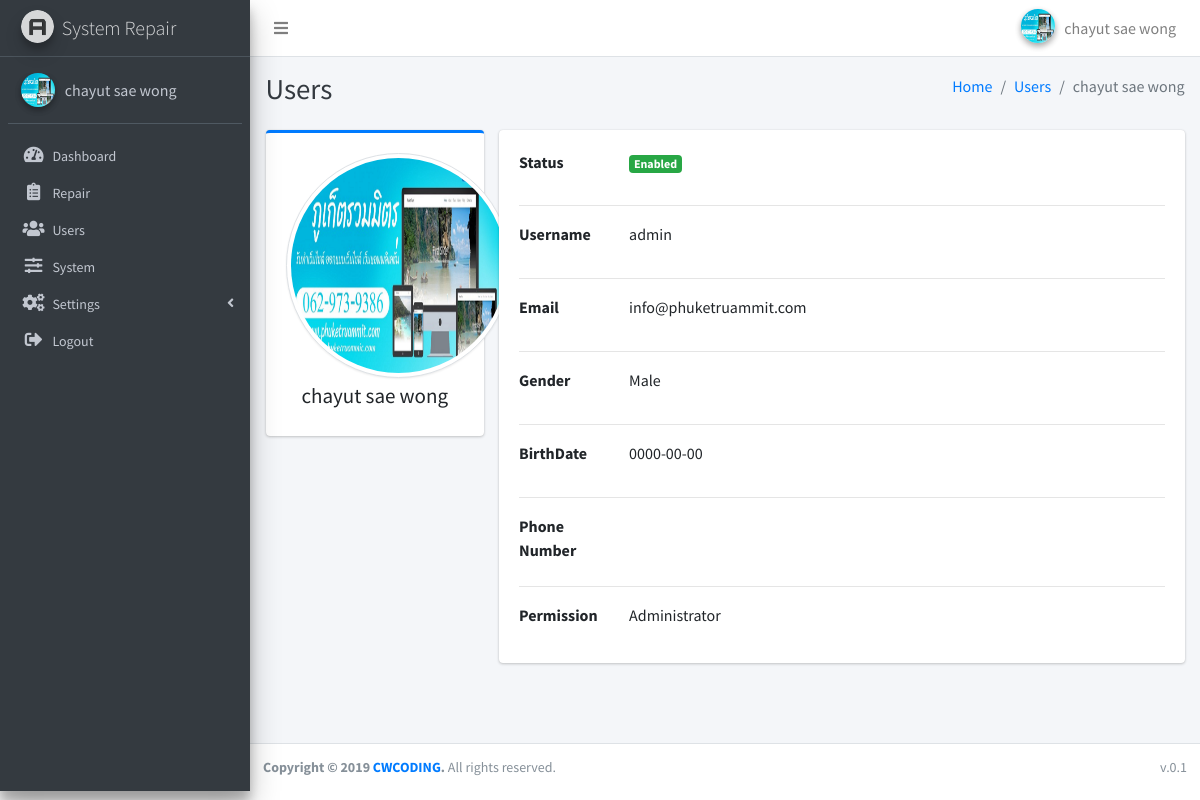
Screenshot of /index.php?page=users/view&user_id=26 (signed in) with the database file from the repository.
### tables this page shows
CREATE TABLE `system` (
  `id` int(11) NOT NULL,
  `title` varchar(100) NOT NULL,
  `name` varchar(100) NOT NULL,
  `updated_at` timestamp NOT NULL DEFAULT current_timestamp() ON UPDATE current_timestamp(),
  `created_at` timestamp NOT NULL DEFAULT current_timestamp()
);

CREATE TABLE `users` (
  `id` int(11) NOT NULL,
  `username` varchar(100) NOT NULL,
  `password` varchar(100) NOT NULL,
  `first_name` varchar(100) NOT NULL,
  `last_name` varchar(100) NOT NULL,
  `gender` enum('M','F') NOT NULL,
  `birthdate` date NOT NULL,
  `email` varchar(100) NOT NULL,
  `phone_number` varchar(20) NOT NULL,
  `profile` varchar(100) NOT NULL,
  `permission` int(11) NOT NULL DEFAULT 2,
  `status` enum('Y','N') NOT NULL DEFAULT 'N',
  `updated_at` timestamp NOT NULL DEFAULT current_timestamp() ON UPDATE current_timestamp(),
  `created_at` timestamp NOT NULL DEFAULT current_timestamp()
);

### db_function/function.php (called while the page is built, shortened)
<?php
function fetch_all($fields, $table, $conditions = NULL , $req = NULL){
    global $conn;
    try{
        $stmt = $conn->prepare("SELECT $fields FROM `$table` $conditions ");
        if(!empty($req)){
            foreach($req as $key => $v){
                $stmt->bindParam(":".$key,$v);
            }
        }
        $result = $stmt->execute();
        $data = array();
        while($row = $stmt->fetch(PDO::FETCH_ASSOC)){
          $data[] = $row;
        }
    }catch(PDOException $e){
        echo "Error: " . $e->getMessage();
        die();
    }
    return $data;
}
?>

### apps/users/view.php (the view, shortened to what this page needs)
<?php
  $fields = "`username`, `email`, `first_name`, `last_name`, `gender`, `birthdate`, `phone_number`, `profile`, `permission`, `status`, `updated_at`";
  $table = "users";
  $req = array(
    "user_id" => $_GET["user_id"]
  );
  $value = " WHERE `id` = :user_id ";
  $user = fetch_all($fields,$table,$value,$req);
  if(!empty($user)){
    $user = $user[0];
  }else{
    header("location:./?page=users");
    exit();
  }
  $permission = fetch_all("`per_id`, `per_name`","permission");
  $permission_txt = array();
  foreach($permission as $per){
    $permission_txt[$per["per_id"]] = $per["per_name"];
  }
?>
<div class="content-wrapper">
  <div class="content-header">
    <div class="container-fluid">
      <div class="row mb-2">
        <div class="col-sm-6">
          <h1 class="m-0 text-dark">Users</h1>
        </div>
        <div class="col-sm-6">
          <ol class="breadcrumb float-sm-right">
            <li class="breadcrumb-item"><a href="./">Home</a></li>
            <li class="breadcrumb-item"><a href="?page=users">Users</a></li>
            <li class="breadcrumb-item active"><?php echo $user["first_name"] ." ". $user["last_name"];?></li>
          </ol>
        </div>
      </div>
    </div>
  </div>
  <section class="content">
    <div class="container-fluid">
      <div class="row">
        <div class="col-md-3">
          <div class="card card-primary card-outline">
            <div class="card-body box-profile">
              <div class="text-center">
                <?php if($user["profile"]){ ?>
                <?php if(file_exists("uploads/users/".$user["profile"])){ ?>
                <img id="photo_profile" class="img-fluid img-circle img-thumbnail"
                  src="uploads/users/<?php echo $user["profile"];?>" alt="User profile picture"
                  style="max-width:225px; max-height:225px; min-width:225px; min-height:225px;">
                <?php }else{ ?>
                <img id="photo_profile" class="img-fluid img-circle img-thumbnail" src="dist/img/avatar04.png"
                  alt="User profile picture"
                  style="max-width:225px; max-height:225px; min-width:225px; min-height:225px;">
                <?php } ?>
                <?php }else{ ?>
                <img id="photo_profile" class="img-fluid img-circle img-thumbnail" src="dist/img/avatar04.png"
                  alt="User profile picture"
                  style="max-width:225px; max-height:225px; min-width:225px; min-height:225px;">
                <?php } ?>
              </div>
              <h3 class="profile-username text-center">
                <?php echo $user["first_name"] ." ". $user["last_name"];?></h3>
            </div>
          </div>
        </div>
        <div class="col-md-9">
          <div class="card">
            <div class="card-body">
              <div class="row">
                <label for="username" class="col-sm-2">Status</label>
                <div class="col-sm-10">
                  <?php
                    if($user["status"] == "Y"){
                      $status = "Enabled";
                      $bg = "success";
                    }else{
                      $status = "Disabled";
                      $bg = "danger";
                    }
                    echo "<p class='badge badge-$bg'>".$status."</p>";
                    ?>
                </div>
              </div>
              <hr>
              <div class="row">
                <label for="username" class="col-sm-2">Username</label>
                <div class="col-sm-10">
                  <p><?php echo $user["username"];?></p>
                </div>
              </div>
              <hr>
              <div class="row">
                <label for="email" class="col-sm-2">Email</label>
                <div class="col-sm-10">
                  <p><?php echo $user["email"];?></p>
                </div>
              </div>
              <hr>
              <div class="row">
                <label for="lastname" class="col-sm-2">Gender</label>
                <div class="col-sm-10">
                <p>
                  <?php
                      if($user["gender"] == "M"){echo "Male";}else{echo "Female";}
                    ?>
                </p>
                </div>
              </div>
              <hr>
              <div class="row">
                <label for="birthdate" class="col-sm-2">BirthDate</label>
                <div class="col-sm-10">
                  <p><?php echo $user["birthdate"];?></p>
                </div>
              </div>
              <hr>
              <div class="row">
                <label for="phone_number" class="col-sm-2">Phone Number</label>
                <div class="col-sm-10">
                </div>
              </div>
              <hr>
              <div class="row">
                <label for="permission" class="col-sm-2">Permission</label>
                <div class="col-sm-10">
                  <p><?php echo $permission_txt[$user["permission"]];?></p>
                </div>
              </div>
            </div>
          </div>
        </div>
      </div>
    </div>
  </section>
</div>

### include/sidebar.php (shortened to what this page needs)
<?php
$arr_users = array("users","users/add","users/edit");
$arr_repair = array("repair","repair/add","repair/edit");
$arr_dashboard = array("dashboard");
$arr_system = array("system");
$arr_settings = array("category","type","brand","inventory", "inventory/add","inventory/edit","status");
?>
<aside class="main-sidebar sidebar-dark-primary elevation-4">
  <a href="./" class="brand-link">
    <img src="dist/img/AdminLTELogo.png" alt="AdminLTE Logo" class="brand-image img-circle elevation-3"
      style="opacity: .8">
    <span class="brand-text font-weight-light"><?php echo $system["name"];?></span>
  </a>
  <div class="sidebar os-host os-theme-light os-host-overflow os-host-overflow-y os-host-resize-disabled os-host-scrollbar-horizontal-hidden os-host-transition">
    <div class="user-panel mt-3 pb-3 mb-3 d-flex">
      <div class="image">
        <?php if(!empty($_SESSION["PROFILE"])){ ?>
        <?php if(file_exists("uploads/users/".$_SESSION["PROFILE"])){ ?>
        <img src="uploads/users/<?php echo $_SESSION["PROFILE"];?>" class="img-circle elevation-2" alt="Profile-img"
          style="max-width:34px; max-height:34px; min-width:34px; min-height:34px;">
        <?php }else{ ?>
        <img src="dist/img/avatar04.png" class="img-circle elevation-2" alt="User Image">
        <?php } ?>
        <?php }else{ ?>
        <img src="dist/img/avatar04.png" class="img-circle elevation-2" alt="User Image">
        <?php } ?>
      </div>
      <div class="info">
        <a href="?page=profile" class="d-block"><?php echo $_SESSION["FIRST_NAME"] ." ". $_SESSION["LAST_NAME"];?></a>
      </div>
    </div>
    <nav class="mt-2">
      <ul class="nav nav-pills nav-sidebar flex-column nav-compact nav-child-indent text-sm" data-widget="treeview" role="menu" data-accordion="false">
        <li class="nav-item">
          <a href="?page=dashboard" class="nav-link <?php if(in_array($page, $arr_dashboard)){echo "active"; }?>">
            <i class="nav-icon fas fa-tachometer-alt"></i>
            <p>
              Dashboard
            </p>
          </a>
        </li>
        <li class="nav-item">
          <a href="?page=repair" class="nav-link <?php if(in_array($page, $arr_repair)){echo "active"; }?>">
            <i class="nav-icon fas fa-clipboard-list"></i>
            <p>
              Repair
            </p>
          </a>
        </li>
        <li class="nav-item">
          <a href="?page=users" class="nav-link <?php if(in_array($page, $arr_users)){echo "active"; }?>">
            <i class="nav-icon fas fa-users"></i>
            <p>
              Users
            </p>
          </a>
        </li>
        <li class="nav-item">
          <a href="?page=system" class="nav-link <?php if(in_array($page, $arr_system)){echo "active"; }?>">
            <i class="nav-icon fas fa-sliders-h"></i>
            <p>
              System
            </p>
          </a>
        </li>
        <li class="nav-item has-treeview <?php if(in_array($page, $arr_settings)){echo "menu-open"; }?>">
          <a href="#" class="nav-link <?php if(in_array($page, $arr_settings)){echo "active"; }?>">
            <i class="nav-icon fas fa-cogs"></i>
            <p>
              Settings
              <i class="right fas fa-angle-left"></i>
            </p>
          </a>
        </li>
        <li class="nav-item">
          <a href="javascript:void(0);" class="nav-link" data-toggle="modal" data-target="#logoutModal">
            <i class="nav-icon fas fa-sign-out-alt"></i>
            <p>
              Logout
            </p>
          </a>
        </li>
      </ul>
    </nav>
  </div>
</aside>

### rows the page displays
system: name "System Repair"
users: first_name "chayut", last_name "sae wong", profile (picture), status "Enabled", username "admin", email "info@phuketruammit.com", birthdate "0000-00-00", permission "Administrator"

### other values shown
$_SESSION["FIRST_NAME"] "chayut"
$_SESSION["LAST_NAME"] "sae wong"
